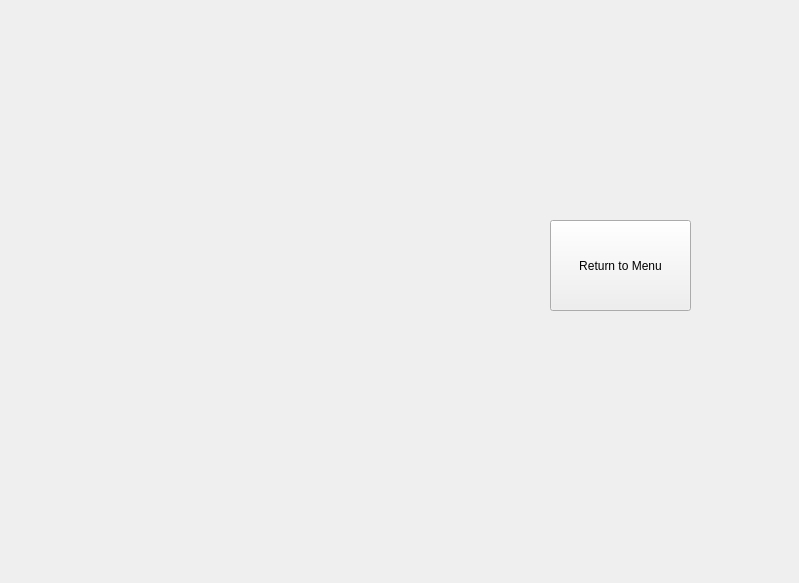
<?xml version="1.0" encoding="UTF-8"?>
<ui version="4.0">
 <class>Statistics</class>
 <widget class="QWidget" name="Statistics">
  <property name="geometry">
   <rect>
    <x>0</x>
    <y>0</y>
    <width>799</width>
    <height>583</height>
   </rect>
  </property>
  <property name="windowTitle">
   <string>Form</string>
  </property>
  <widget class="QLabel" name="gamesPlayed">
   <property name="geometry">
    <rect>
     <x>120</x>
     <y>170</y>
     <width>341</width>
     <height>20</height>
    </rect>
   </property>
   <property name="text">
    <string/>
   </property>
  </widget>
  <widget class="QLabel" name="playersPlayingGames">
   <property name="geometry">
    <rect>
     <x>120</x>
     <y>210</y>
     <width>341</width>
     <height>20</height>
    </rect>
   </property>
   <property name="text">
    <string/>
   </property>
  </widget>
  <widget class="QLabel" name="topScore">
   <property name="geometry">
    <rect>
     <x>120</x>
     <y>290</y>
     <width>341</width>
     <height>20</height>
    </rect>
   </property>
   <property name="text">
    <string/>
   </property>
  </widget>
  <widget class="QLabel" name="averageGamesPerPlayer">
   <property name="geometry">
    <rect>
     <x>120</x>
     <y>250</y>
     <width>341</width>
     <height>20</height>
    </rect>
   </property>
   <property name="text">
    <string/>
   </property>
  </widget>
  <widget class="QLabel" name="averageGamePlayer">
   <property name="geometry">
    <rect>
     <x>120</x>
     <y>370</y>
     <width>341</width>
     <height>20</height>
    </rect>
   </property>
   <property name="text">
    <string/>
   </property>
  </widget>
  <widget class="QLabel" name="averageGameAll">
   <property name="geometry">
    <rect>
     <x>120</x>
     <y>330</y>
     <width>341</width>
     <height>20</height>
    </rect>
   </property>
   <property name="text">
    <string/>
   </property>
  </widget>
  <widget class="QPushButton" name="exitButton">
   <property name="geometry">
    <rect>
     <x>550</x>
     <y>220</y>
     <width>141</width>
     <height>91</height>
    </rect>
   </property>
   <property name="text">
    <string>Return to Menu</string>
   </property>
  </widget>
 </widget>
 <resources/>
 <connections/>
</ui>
